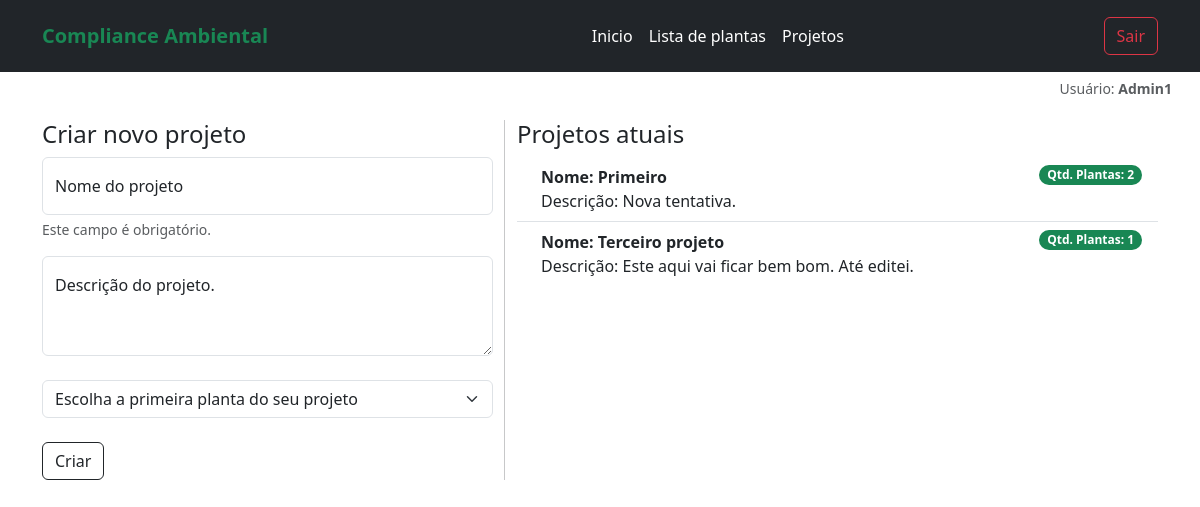
/auth/projetos/ (signed in), run on an earlier commit of the app's database.
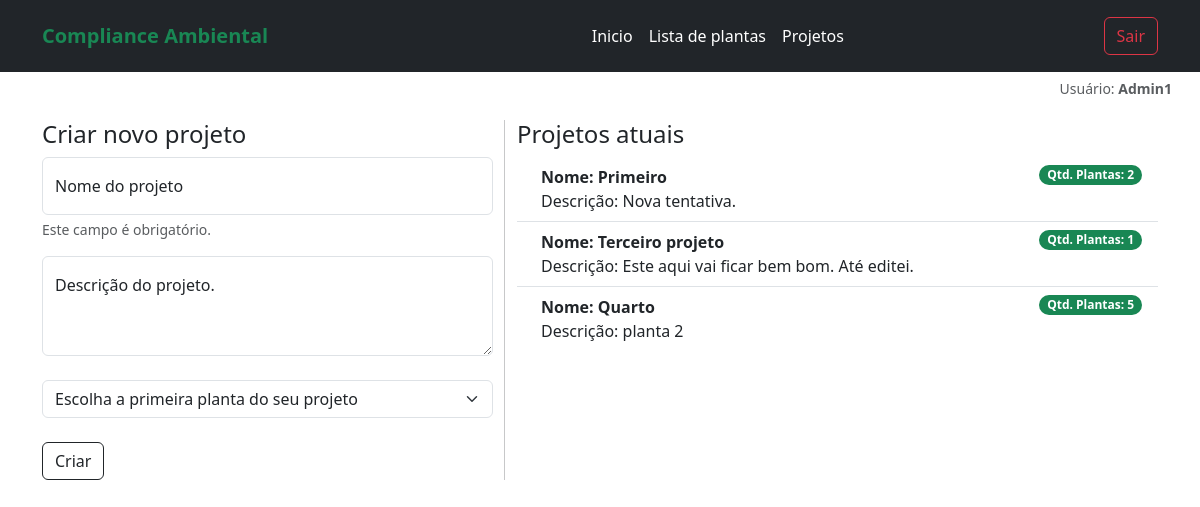
And on a later commit of the database.
### app_plantas/models.py (models this page shows)
class Projetos(models.Model):
    id_projeto = models.AutoField(primary_key=True)
    nome = models.TextField(max_length=100)
    descricao = models.TextField(max_length=1024)
    plantas = models.ManyToManyField(Plantas, related_name="projetos")

### app_plantas/views.py (the view)
# urls.py: path('projetos/', views.projetos, name='projetos'),
@login_required(login_url="/auth/login/")
def projetos(request):
    plantas_list = Plantas.objects.all()
    projetos_list = Projetos.objects.all()
    context = {"plantas_list": plantas_list, "projetos_list": projetos_list}
    return render(request, "users/projetos.html", context)

### app_plantas/templates/users/projetos.html (shortened to what this page needs)
{% extends 'basico/menu.html' %}
{% block content %}
<div class="container">
    <section>
        <div class="row">
            <div class="col-lg-5 col-md-6 mb-5 mb-md-5 mb-lg-0 position-relative">
                <h4>Criar novo projeto</h4>
                <form action="{% url 'criar_projeto' %}" method="post">{% csrf_token %}
                    <div class="form-floating mb-3">
                        <input type="text" class="form-control" id="floatingInput" placeholder="Meu projeto"
                            name="titulo">
                        <label for="floatingInput">Nome do projeto</label>
                        <div id="nomeHelp" class="form-text">Este campo é obrigatório.</div>
                    </div>
                    <div class="form-floating">
                        <textarea class="form-control" placeholder="Deixe uma descrição aqui." id="floatingTextarea2"
                            style="height: 100px" name="descricao"></textarea>
                        <label for="floatingTextarea2">Descrição do projeto.</label>
                    </div>
                    <br>
                    <select class="form-select" aria-label="Default select example" name="planta_select">
                        <option selected>Escolha a primeira planta do seu projeto</option>
                    </select>
                    <br>
                    <button type="submit" class="btn btn-outline-dark">Criar</button>
                </form>
                    {% load static %}
            </div>
            <div class="col-lg-7 col-md-6 mb-5 mb-md-5 mb-lg-0 position-relative">
                <h4>Projetos atuais</h4>
                <ul class="list-group list-group-flush">
                    {% if not projetos_list %}
                    <li class="list-group-item">Você não tem nenhum projeto.</li>
                    {% else %}
                    {% for projeto in projetos_list %}
                    <li class="list-group-item d-flex justify-content-between align-items-start">
                        <div class="ms-2 me-auto">
                            <div class="fw-bold">Nome: {{projeto.nome}}</div>
                            <a href="{% url 'detalhe_projeto' projeto.id_projeto %}"
                                class="link-offset-2 link-offset-3-hover link-underline-opacity-0 link-underline-opacity-75-hover text-reset link-underline-success">
                                Descrição: {{projeto.descricao}}
                            </a>
                        </div>
                        <span class="badge bg-success rounded-pill">
                            Qtd. Plantas: {{ projeto.plantas.count }}
                        </span>
                    </li>
                    {% endfor %}
                    {% endif %}
                </ul>
            </div>
        </div>
    </section>
</div>
{% endblock %}

What changed in the data, as far as the page shows it:
added Projetos: nome "Quarto", descricao "planta 2", plantas.count "5"
